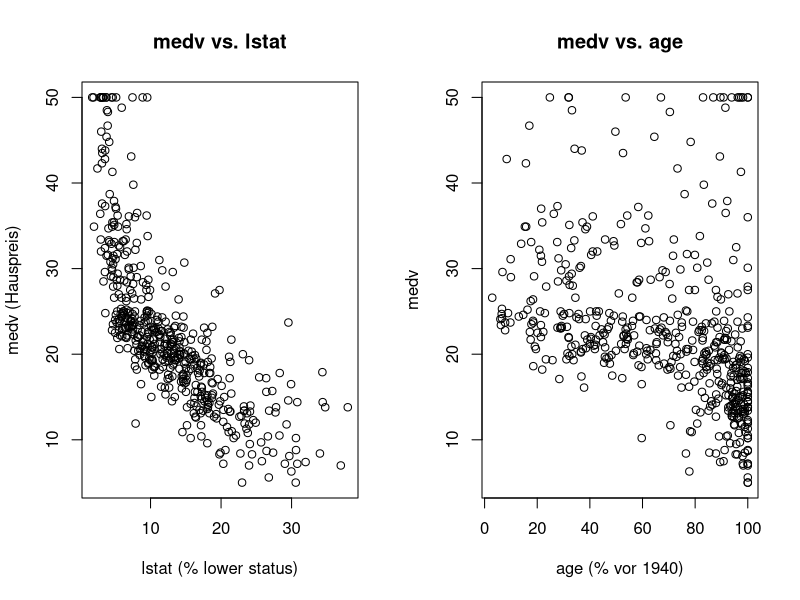

Recreate this plot in R.
library(MASS)
data("Boston")

# Nur die relevanten Variablen ansehen
summary(Boston[, c("medv", "lstat", "age")])

# Ein paar einfache Plots
par(mfrow = c(1, 2))
plot(Boston$lstat, Boston$medv,
     xlab = "lstat (% lower status)", ylab = "medv (Hauspreis)",
     main = "medv vs. lstat")
plot(Boston$age, Boston$medv,
     xlab = "age (% vor 1940)", ylab = "medv",
     main = "medv vs. age")
par(mfrow = c(1, 1))

cor(Boston[, c("medv", "lstat", "age")])


#med = B_0 + B_1*lstat + B_2*age + eps
ols_mod <- lm(medv ~ lstat + age, data = Boston)
summary(ols_mod)


library(MCMCpack)

set.seed(123)

b0_vague <- c(0, 0, 0)        # prior means for (intercept, lstat, age)
B0_vague <- diag(1e-6, 3)     # small precision -> vague prior
c0 <- 0.01                    # vague prior on sigma^2
d0 <- 0.01

bayes_vague <- MCMCregress(
  medv ~ lstat + age,
  data = Boston,
  b0 = b0_vague, B0 = B0_vague,
  c0 = c0, d0 = d0,
  mcmc = 10000, burnin = 2000, thin = 5
)

summary(bayes_vague)

b0_strong <- c(0, -1, 0)      # prior means (intercept=0, lstat=-1, age=0)
prec_intercept <- 1e-6
prec_lstat     <- 1/0.01      # variance 0.01 => strong prior
prec_age       <- 1e-4
B0_strong <- diag(c(prec_intercept, prec_lstat, prec_age))

set.seed(123)
bayes_strong <- MCMCregress(
  medv ~ lstat + age,
  data = Boston,
  b0 = b0_strong, B0 = B0_strong,
  c0 = c0, d0 = d0,
  mcmc = 10000, burnin = 2000, thin = 5
)

summary(bayes_strong)
